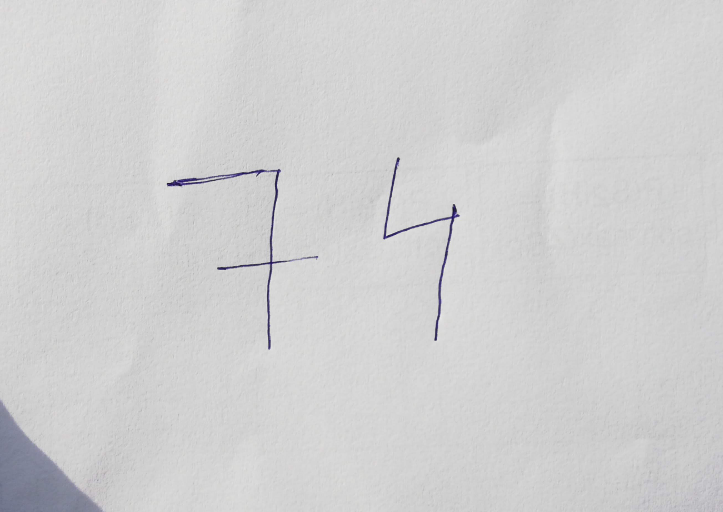
#> input picture 55782857-detect-separate-figure-in-image/1.png, 723 x 512 px
$ python detect_separate_figures_in_image.py
#> lines starting #> are read from the running program, lines starting #| are printed output that depends on the picture; after the words box and inside, x2 and y2 are one past the last pixel; in counts of white or black regions, pixels touching at a corner belong together
import numpy as np
import cv2

original_image = cv2.imread("1.png")
#> original_image is the input picture: shape (512, 723, 3); mean B, G, R 208.7, 208.2, 208.2
image = original_image.copy()
gray = cv2.cvtColor(image, cv2.COLOR_BGR2GRAY)
blurred = cv2.GaussianBlur(gray, (3, 3), 0)
canny = cv2.Canny(blurred, 120, 255, 1)
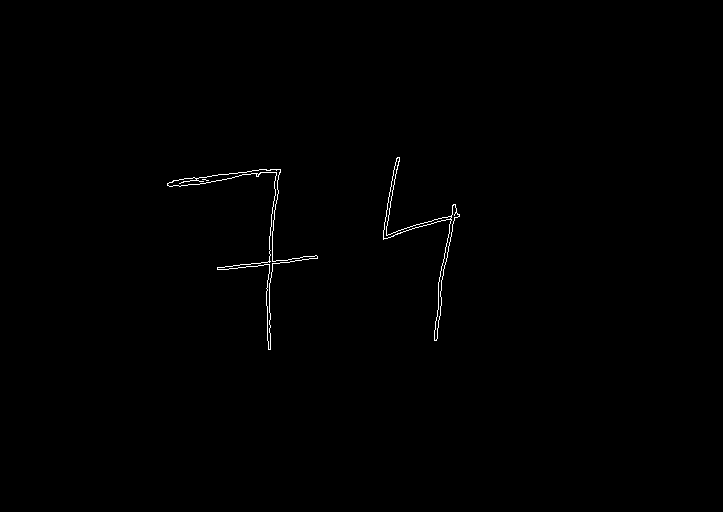
#> canny: shape (512, 723); 0.38% white in thin lines or dots, all inside (x1, y1, x2, y2) = (167, 157, 460, 350)

cv2.imshow("blurred", blurred)
cv2.imshow("canny", canny)

# Find contours in the image
cnts = cv2.findContours(canny.copy(), cv2.RETR_EXTERNAL, cv2.CHAIN_APPROX_SIMPLE)
#> cnts = 2 contours; box (x1, y1, x2, y2) and area: (167, 169, 318, 350) 1221, (383, 157, 460, 341) 806
cnts = cnts[0] if len(cnts) == 2 else cnts[1]

contours = []

for c in cnts:
    # Obtain bounding rectangle for each contour
    x,y,w,h = cv2.boundingRect(c)

    # Find ROI of the contour
    roi = image[y:y+h, x:x+w]

    # Draw bounding box rectangle
    cv2.rectangle(original_image,(x,y),(x+w,y+h),(0,255,0),3)
    contours.append(c)
#> this loop made 2 passes
#> (x, y, w, h) on passes 1 to 2: (167, 169, 151, 181), (383, 157, 77, 184)
#> pass 1, `roi = image[y:y+h, x:x+w]`:
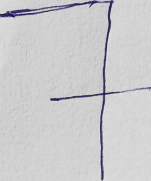
#> roi: shape (181, 151, 3); mean B, G, R 205.1, 203.6, 203.9
#> pass 2, `roi = image[y:y+h, x:x+w]`:
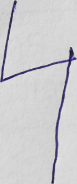
#> roi: shape (184, 77, 3); mean B, G, R 207.4, 205.1, 205.5
#> after the loop:
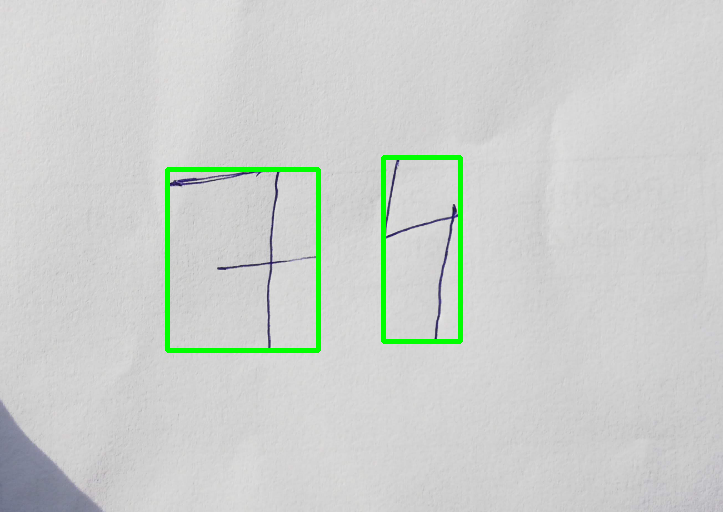
#> original_image: shape (512, 723, 3); 1.6% of pixels changed, all inside (x1, y1, x2, y2) = (165, 155, 463, 353)
#> after the loop, contours has the same summary as cnts

cv2.imshow("detected", original_image)
print('contours detected: {}'.format(len(contours)))
#| contours detected: 2
cv2.waitKey(0)
